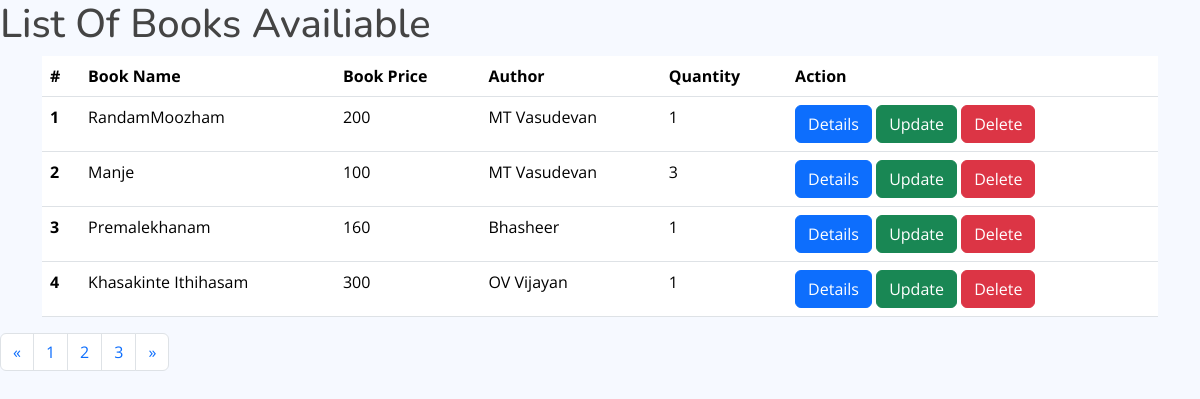
Screenshot of /?page=2 with the database file from the repository.
### book_app/models.py (models this page shows, shortened)
class Book(models.Model):
    title=models.CharField(max_length=200)
    price=models.IntegerField()
    quantity = models.IntegerField()
    author=models.ForeignKey(Author,on_delete=models.CASCADE)

class Author(models.Model):
    name=models.CharField(max_length=200,null=True)
    def __str__(self):
        return '{}'.format(self.name)

### book_app/views.py (the view)
# urls.py: path('',views.listbook,name='booklist'),
def listbook(request):
    books=Book.objects.all()
    paginator=Paginator(books,4)
    page_no=request.GET.get('page')
    try:
        page=paginator.get_page(page_no)
    except EmptyPage:
        page=paginator.page(page_no.num_pages)
    return render(request,'authors/booklist.html',{'books':books,'page':page})

### templates/authors/booklist.html
{% extends 'authors/base.html' %}
{% load static %}
{% block content %}
<h1>List Of Books Availiable </h1>
<div class="container">
    <table class="table">
        <thead class="thead-dark">
            <tr>
                <th scope="col">#</th>
                <th scope="col">Book Name</th>
                <th scope="col">Book Price</th>
                <th scope="col">Author</th>
                  <th scope="col">Quantity</th>
                <th scope="col">Action</th>
            </tr>
        </thead>
        <tbody>
                {% for book in page %}
                <tr>
                    <th scope="row">{{ forloop.counter }}</th>
                    <td>{{ book.title }}</td>
                    <td>{{ book.price }}</td>
                    <td>{{ book.author }}</td>
                    <td>{{ book.quantity }}</td>
                    <td>
                        <a href="{% url 'details' book.id %}" class="btn btn-primary">Details</a>
                        <a href="{% url 'update' book.id %}" class="btn btn-success">Update</a>
                        <a href="{% url 'delete' book.id %}" class="btn btn-danger">Delete</a>
                    </td>
                </tr>
                {% endfor %}
        </tbody>
    </table>
</div>
<nav aria-label="Page navigation example">
  <ul class="pagination">
      {% if page.has_previous %}
    <li class="page-item">
      <a class="page-link" href="?page={{page.previous_page_number }}" aria-label="Previous">
        <span aria-hidden="true">&laquo;</span>
      </a>
    </li>
      {% endif %}
      {% for num in page.paginator.page_range %}
    <li class="page-item {% if page.number == num %} activate{% endif %}">
        <a class="page-link" href="?page={{num}}">{{num}}</a></li>
      {% endfor %}
      {% if page.has_next %}
      <li class="page-item">
      <a class="page-link" href="?page={{page.next_page_number}}" aria-label="Next">
        <span aria-hidden="true">&raquo;</span>
      </a>
    </li>
      {% endif %}
  </ul>
</nav>
{% endblock %}

### static/assets/css/style.css (style rules this page uses)
:root { scroll-behavior: smooth; }
body { font-family: "Open Sans", sans-serif; background: #f6f9ff; color: #444444; }
a { color: #4154f1; text-decoration: none; }
h1, h2, h3, h4, h5, h6 { font-family: "Nunito", sans-serif; }

### rows the page displays
Book: title "RandamMoozham", price "200", author "MT Vasudevan", quantity "1"
Book: title "Manje", price "100", author "MT Vasudevan", quantity "3"
Book: title "Premalekhanam", price "160", author "Bhasheer", quantity "1"
Book: title "Khasakinte Ithihasam", price "300", author "OV Vijayan", quantity "1"

### other values shown
{{ num }} "1" "2" "3"
